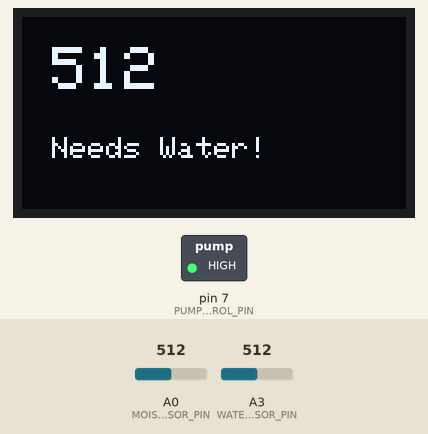
Bench run of a program on a simulated Arduino Uno, built with avr-gcc and run on an emulated ATmega328P. Shown: 128×64 one-colour display, switched loads named in the program (green lamp = pin HIGH). The test bench sets the inputs (shaded band); at power-on: A0 (MOISTURE_SENSOR_PIN) = 512, A3 (WATER_LEVEL_SENSOR_PIN) = 512. The display library's start-up logo is not drawn.

Above: at 3.2 s.
3.3 s: A0 (MOISTURE_SENSOR_PIN) set to 366
At 4.6 s:
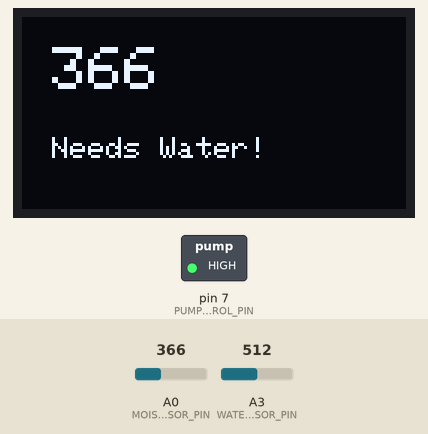
5.6 s: A0 (MOISTURE_SENSOR_PIN) set to 337
At 7.0 s:
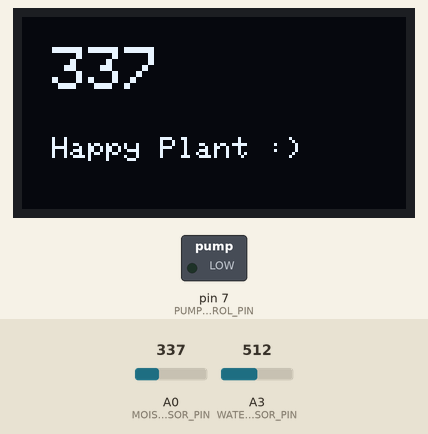
7.6 s: A0 (MOISTURE_SENSOR_PIN) set to 360
At 9.4 s:
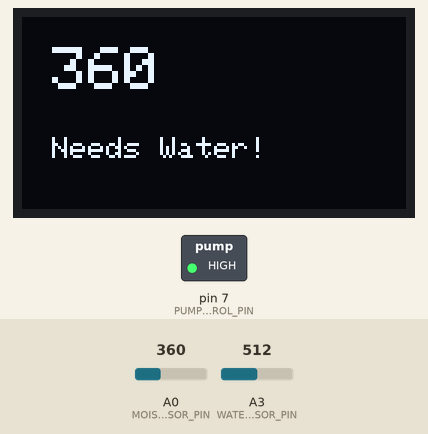
9.7 s: A3 (WATER_LEVEL_SENSOR_PIN) set to 109
11.5 s: A3 (WATER_LEVEL_SENSOR_PIN) set to 92
At 13.0 s:
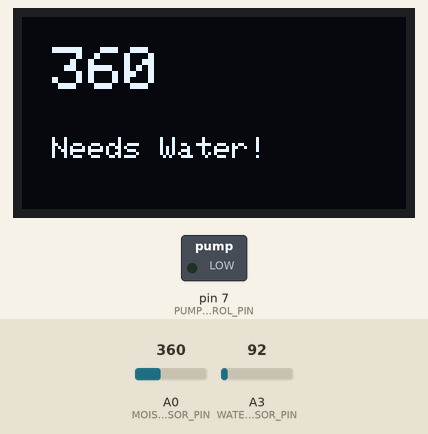
13.8 s: A3 (WATER_LEVEL_SENSOR_PIN) set to 110
At 15.4 s:
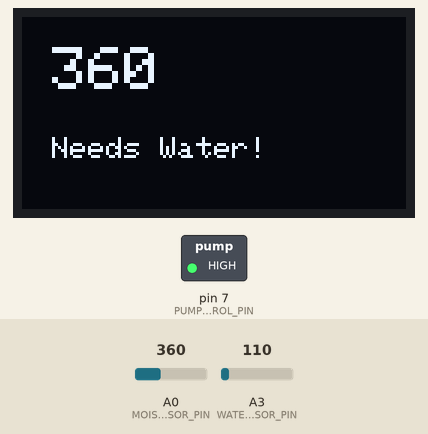
Timing chart, 0 to 16.9 s (numbered marks = the images above; inputs shaded):
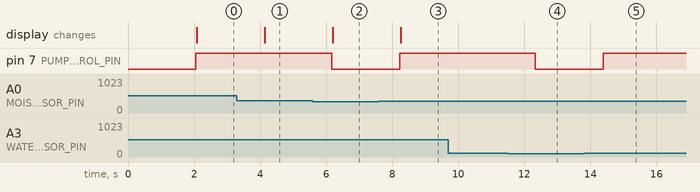

Measured:
- the behaviour switches between 351 and 350 on A0 (MOISTURE_SENSOR_PIN) (found by bisection; images 1 and 2)
- the behaviour switches between 100 and 99 on A3 (WATER_LEVEL_SENSOR_PIN) (found by bisection; images 3 and 4)
- after the input at 3.3 s, the display: changes after 0.84 s (image 1)
- after the input at 5.6 s, pin 7 (PUMP_CONTROL_PIN): HIGH → LOW after 0.57 s; the display: changes after 0.60 s (image 2)
- after the input at 7.6 s, pin 7 (PUMP_CONTROL_PIN): LOW → HIGH after 0.63 s; the display: changes after 0.66 s (image 3)
- after the input at 9.7 s, every drawn part: stays the same
- after the input at 11.5 s, pin 7 (PUMP_CONTROL_PIN): HIGH → LOW after 0.84 s
- after the input at 13.8 s, pin 7 (PUMP_CONTROL_PIN): LOW → HIGH after 0.60 s

The program:

main.cpp
```cpp
#include <Arduino.h>
#include <Wire.h>
#include <Adafruit_GFX.h>
#include <Adafruit_SH110X.h>

#define SCREEN_WIDTH 128
#define SCREEN_HEIGHT 64
#define OLED_RESET -1
#define I2C_ADDRESS 0x3C

// Pin Definitions
const int PUMP_CONTROL_PIN = 7;
const int MOISTURE_SENSOR_PIN = 0;
const int WATER_LEVEL_SENSOR_PIN = 3;

// Thresholds and Constants
const int MOISTURE_THRESHOLD = 350;

// Enum Definitions
enum PumpState { Ready, Busy };
enum WaterLevel { Empty, Low, Full };

// Variables
Adafruit_SH1106G display(SCREEN_WIDTH, SCREEN_HEIGHT, &Wire, OLED_RESET);
PumpState pumpState = Ready;
WaterLevel waterLevel = Empty;
int moistureLevel = 0;

// Function Prototypes
void setupPump();
void setupDisplay();
void readMoisture();
void controlPump();
void updateDisplay();
void checkWaterLevel();

void setup() {
    Serial.begin(9600);
    setupPump();
    setupDisplay();
}

void loop() {
    readMoisture();
    checkWaterLevel();
    controlPump();
    updateDisplay();
    delay(1000);
}

void setupPump() {
    pinMode(PUMP_CONTROL_PIN, OUTPUT);
    pumpState = Ready;
}

void setupDisplay() {
    if (!display.begin(I2C_ADDRESS)) {
        Serial.println("Display initialization failed!");
        while (1); // Halt
    }
    display.display();
    delay(2000);
}

void readMoisture() {
    moistureLevel = analogRead(MOISTURE_SENSOR_PIN);
}

void checkWaterLevel() {
    int sensorValue = analogRead(WATER_LEVEL_SENSOR_PIN);
    // Placeholder logic
    if (sensorValue < 100) waterLevel = Empty;
    else if (sensorValue < 300) waterLevel = Low;
    else waterLevel = Full;
}

void controlPump() {
    if (moistureLevel > MOISTURE_THRESHOLD && waterLevel != Empty) {
        digitalWrite(PUMP_CONTROL_PIN, HIGH);
        pumpState = Busy;
    } else {
        digitalWrite(PUMP_CONTROL_PIN, LOW);
        pumpState = Ready;
    }
}

void updateDisplay() {
    display.clearDisplay();
    display.setTextSize(2);
    display.setTextColor(SH110X_WHITE);
    display.setCursor(10, 10);
    display.println(moistureLevel);

    display.setTextSize(1);
    display.setCursor(10, 40);
    if (moistureLevel > MOISTURE_THRESHOLD) {
        display.println("Needs Water!");
    } else {
        display.println("Happy Plant :)");
    }

    display.display();
}
```
